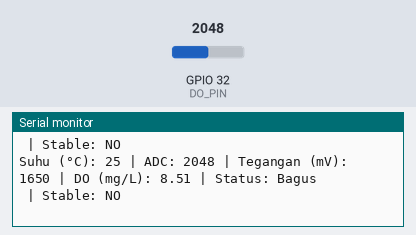
Recording of a sketch running on a simulated ESP32. Shown: the last lines printed to the serial monitor. Inputs (shaded band) come from the test bench; at power-on: GPIO 32 (DO_PIN) = 2048 (analog values on the 0–4095 scale).

Above: at 2.2 s.
2.3 s: GPIO 32 (DO_PIN) set to 1981
At 4.5 s:
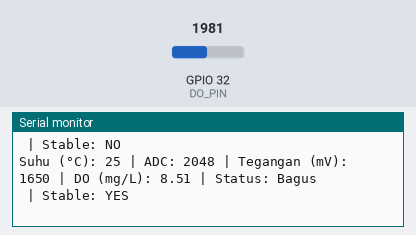
5.3 s: GPIO 32 (DO_PIN) set to 1228
At 7.0 s:
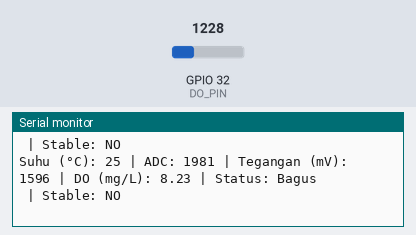
8.3 s: GPIO 32 (DO_PIN) set to 1178
At 8.3 s:
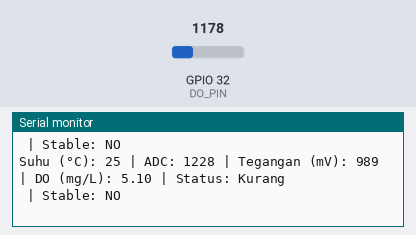

The sketch:

do.ino
```cpp
#include <Arduino.h>
#include <Wire.h>

// ================== KONFIGURASI DO SENSOR ====================
#define DO_PIN 32               // Pin analog untuk sensor DO
#define VREF 3300               // VREF untuk ESP32 (3.3V = 3300 mV)
#define ADC_RES 4095            // Resolusi ADC ESP32 (12-bit: 0-4095)
#define TWO_POINT_CALIBRATION 0 // 0 = single point, 1 = two point
#define READ_TEMP 25            // Suhu air dalam °C, ganti dengan sensor suhu jika ada

// Single point calibration
#define CAL1_V 1600             // mV
#define CAL1_T 25               // °C

// Two point calibration (jika digunakan)
#define CAL2_V 1300             // mV
#define CAL2_T 15               // °C

// Parameter untuk stabilisasi pembacaan
#define SAMPLE_INTERVAL 10      // Interval antara sampel (ms)
#define NUM_SAMPLES 10          // Jumlah sampel untuk median
#define WINDOW_SIZE 5           // Ukuran window untuk median filtering-
#define STABILITY_THRESHOLD 5   // Ambang batas stabilitas (mV)
#define STABILITY_COUNT 3       // Jumlah hitungan stabilitas

// Alamat I2C untuk slave ini
#define I2C_SLAVE_ADDRESS 0x08

// Tabel DO jenuh (0–40°C) - saturation DO dalam air pada tekanan 101.325 kPa, unit: μg/L
const uint16_t DO_Table[41] = {
  14460, 14220, 13820, 13440, 13090, 12740, 12420, 12110, 11810, 11530,
  11260, 11010, 10770, 10530, 10300, 10080, 9860, 9660, 9460, 9270,
  9080, 8900, 8730, 8570, 8410, 8250, 8110, 7960, 7820, 7690,
  7560, 7430, 7300, 7180, 7070, 6950, 6840, 6730, 6630, 6530, 6410
};

// Variabel global DO sensor
uint8_t doTemperature;
uint16_t DO_ADC_Raw;
uint16_t DO_ADC_Voltage;
uint16_t DO_Value;
float DO_mgL = 0.0;

// Arrays untuk DO sensor samples
uint16_t doSamples[NUM_SAMPLES];
uint16_t doMedianWindow[WINDOW_SIZE];
uint16_t doLastStableVoltage = 0;
uint8_t doStabilityCounter = 0;

// Flag untuk data ready
bool dataReady = false;

// ================== FUNGSI DO SENSOR ====================

// Fungsi perhitungan DO
int16_t readDO(uint32_t voltage_mv, uint8_t temperature_c) {
#if TWO_POINT_CALIBRATION == 0
  // Single point calibration
  uint16_t V_saturation = (uint32_t)CAL1_V + 35 * temperature_c - CAL1_T * 35;
  return (voltage_mv * DO_Table[temperature_c] / V_saturation);
#else
  // Two point calibration
  uint16_t V_saturation = ((int16_t)(temperature_c - CAL2_T)) * (CAL1_V - CAL2_V) / (CAL1_T - CAL2_T) + CAL2_V;
  return (voltage_mv * DO_Table[temperature_c] / V_saturation);
#endif
}

// Fungsi untuk mengambil sampel ADC dari sensor DO
void getDOSamples() {
  for (int i = 0; i < NUM_SAMPLES; i++) {
    doSamples[i] = analogRead(DO_PIN);
    delay(SAMPLE_INTERVAL);
  }
}

// Fungsi untuk mengurutkan array (untuk mendapatkan median)
void sortArray(uint16_t arr[], int size) {
  for (int i = 0; i < size - 1; i++) {
    for (int j = 0; j < size - i - 1; j++) {
      if (arr[j] > arr[j + 1]) {
        uint16_t temp = arr[j];
        arr[j] = arr[j + 1];
        arr[j + 1] = temp;
      }
    }
  }
}

// Fungsi untuk mendapatkan nilai median dari array
uint16_t getMedian(uint16_t arr[], int size) {
  // Buat salinan array agar aslinya tidak terubah
  uint16_t temp[size];
  for (int i = 0; i < size; i++) {
    temp[i] = arr[i];
  }

  // Sortir array
  sortArray(temp, size);

  // Kembalikan nilai median
  if (size % 2 == 0) {
    return (temp[size/2] + temp[size/2 - 1]) / 2;
  } else {
    return temp[size/2];
  }
}

// Fungsi untuk memperbarui median window
void updateDOMedianWindow(uint16_t newValue) {
  // Geser semua nilai satu posisi
  for (int i = 0; i < WINDOW_SIZE - 1; i++) {
    doMedianWindow[i] = doMedianWindow[i + 1];
  }

  // Tambahkan nilai baru di akhir
  doMedianWindow[WINDOW_SIZE - 1] = newValue;
}

// Fungsi untuk memeriksa stabilitas pembacaan DO
bool isDOStable(uint16_t currentVoltage) {
  if (abs((int)currentVoltage - (int)doLastStableVoltage) <= STABILITY_THRESHOLD) {
    doStabilityCounter++;
    if (doStabilityCounter >= STABILITY_COUNT) {
      return true;
    }
  } else {
    doLastStableVoltage = currentVoltage;
    doStabilityCounter = 0;
  }
  return false;
}

// Fungsi untuk menampilkan status DO
void tampilStatus(float doVal) {
  if (doVal >= 6.0) {
    Serial.println("Bagus");
  } else if (doVal >= 4.0 && doVal < 6.0) {
    Serial.println("Kurang");
  } else {
    Serial.println("Buruk");
  }
}

// Fungsi untuk update sensor DO
void updateDOSensor() {
  // Set suhu
  doTemperature = (uint8_t)READ_TEMP;

  // Ambil sampel
  getDOSamples();

  // Hitung median dari sampel
  uint16_t medianADC = getMedian(doSamples, NUM_SAMPLES);

  // Update median window
  updateDOMedianWindow(medianADC);

  // Hitung median dari window
  DO_ADC_Raw = getMedian(doMedianWindow, WINDOW_SIZE);

  // Konversi ke tegangan (mV)
  DO_ADC_Voltage = (uint32_t)VREF * DO_ADC_Raw / ADC_RES;

  // Periksa stabilitas pembacaan
  bool stable = isDOStable(DO_ADC_Voltage);

  // Hitung nilai DO
  DO_Value = readDO(DO_ADC_Voltage, doTemperature);
  DO_mgL = DO_Value / 1000.0;

  // Set flag data ready
  dataReady = true;

  // Log ke serial
  Serial.print("Suhu (°C): "); Serial.print(doTemperature);
  Serial.print(" | ADC: "); Serial.print(DO_ADC_Raw);
  Serial.print(" | Tegangan (mV): "); Serial.print(DO_ADC_Voltage);
  Serial.print(" | DO (mg/L): "); Serial.print(DO_mgL, 2);
  Serial.print(" | Status: ");
  tampilStatus(DO_mgL);
  Serial.print(" | Stable: "); Serial.println(stable ? "YES" : "NO");
}

// ================== I2C SLAVE FUNCTIONS ====================

// Callback ketika master meminta data
void onRequest() {
  if (dataReady) {
    // Kirim data DO sebagai 4 bytes (float)
    byte* floatBytes = (byte*)&DO_mgL;
    Wire.write(floatBytes, 4);

    Serial.print("Data sent via I2C: ");
    Serial.println(DO_mgL, 2);
  } else {
    // Kirim 0 jika data belum ready
    float zeroValue = 0.0;
    byte* floatBytes = (byte*)&zeroValue;
    Wire.write(floatBytes, 4);

    Serial.println("Data not ready, sent 0.0");
  }
}

// Callback ketika menerima data dari master (tidak digunakan dalam aplikasi ini)
void onReceive(int bytes) {
  // Optional: bisa digunakan untuk menerima perintah dari master
  while (Wire.available()) {
    Wire.read(); // Baca dan buang data
  }
}

// ================== SETUP DAN LOOP ====================

void setup() {
  Serial.begin(115200);
  Serial.println("ESP32 DO Sensor I2C Slave");
  Serial.print("I2C Address: 0x");
  Serial.println(I2C_SLAVE_ADDRESS, HEX);

  // Set resolusi ADC
  analogReadResolution(12);

  // Konfigurasi pin DO sensor
  pinMode(DO_PIN, INPUT);

  // Inisialisasi I2C sebagai slave
  Wire.begin(I2C_SLAVE_ADDRESS);
  Wire.onRequest(onRequest);   // Register callback untuk request
  Wire.onReceive(onReceive);   // Register callback untuk receive

  // Inisialisasi window median untuk DO sensor
  Serial.println("Initializing DO sensor...");
  for (int i = 0; i < WINDOW_SIZE; i++) {
    getDOSamples();
    doMedianWindow[i] = getMedian(doSamples, NUM_SAMPLES);
    delay(100);
  }

  Serial.println("DO Sensor I2C Slave ready");
  Serial.println("Pin DO: " + String(DO_PIN));
  Serial.println("Calibration: " + String(TWO_POINT_CALIBRATION ? "Two Point" : "Single Point"));
  Serial.println("Sample interval: " + String(SAMPLE_INTERVAL) + " ms");
  Serial.println("Number of samples: " + String(NUM_SAMPLES));
  Serial.println("Window size: " + String(WINDOW_SIZE));
  Serial.println("------------------------");
}

void loop() {
  // Update sensor DO setiap 1 detik
  static unsigned long lastUpdate = 0;
  unsigned long currentMillis = millis();

  if (currentMillis - lastUpdate >= 1000) {
    lastUpdate = currentMillis;

    // Update pembacaan sensor DO
    updateDOSensor();
  }

  // Delay kecil untuk stabilitas
  delay(10);
}
```

Measured:
- the behaviour switches between 2042 and 2041 on GPIO 32 (DO_PIN) (found by bisection; images 0 and 1)
